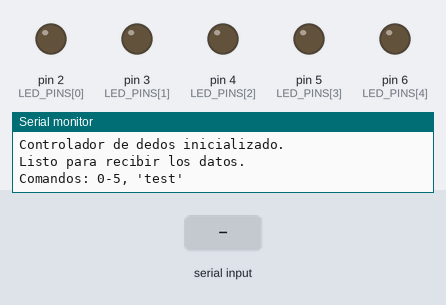
The program below on a simulated Arduino Uno, built with avr-gcc and run on an emulated ATmega328P. On the bench: output pins drawn as LEDs (lit = HIGH), the last lines printed to the serial monitor. The test bench sets the inputs (shaded band).

Above: at 1.2 s.
1.3 s: "test\n" received over Serial
At 2.2 s:
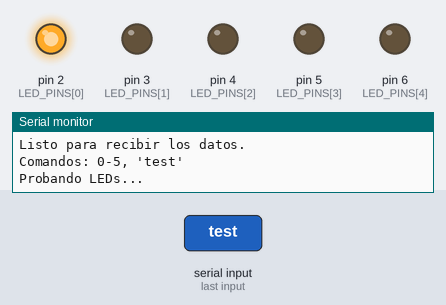
At 2.7 s:
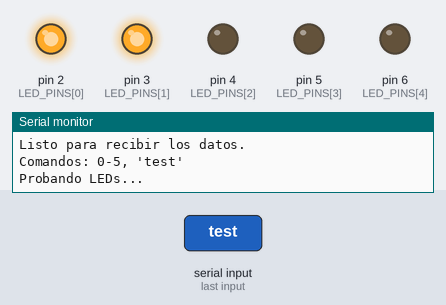
5.8 s: "5\n" received over Serial
At 7.0 s:
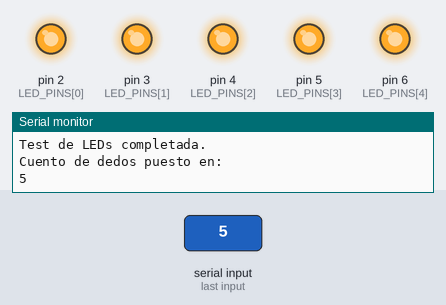
Timing chart, 0 to 8.8 s (numbered marks = the images above; inputs shaded):
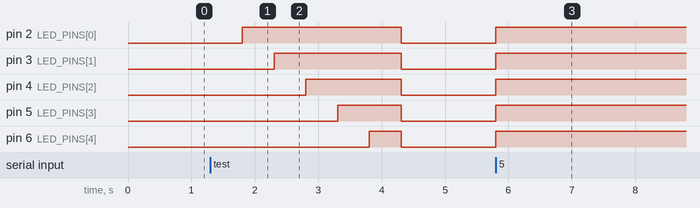

The program:

main.cpp
```cpp
#include <Arduino.h>
#include "f_controller.h"


// Definir pines para LEDs
const int FController::LED_PINS[5] ={2, 3, 4, 5, 6};

// Constructor
FController::FController() : currentFCount(0) {}


// Iniciar
void FController::begin() {
  for (int i = 0; i < NUM_LEDS; i++) {

    pinMode(LED_PINS[i], OUTPUT);
    digitalWrite(LED_PINS[i], LOW);
  }
  Serial.println("Controlador de dedos inicializado.");
}

// Contador
void FController::setFCount(int count){
  if (count >= 0 && count <=5){
    currentFCount = count;
    updateLEDs();
  }
}

// Establecer la cantidad de dedos
void FController::updateLEDs(){
  for (int i = 0; i < NUM_LEDS; i++) {
    if (i < currentFCount) {
      digitalWrite(LED_PINS[i], HIGH);
    }else {
      digitalWrite(LED_PINS[i], LOW);
    }
  }
}

// Test de LEDs
void FController::testLEDs() {
  Serial.println("Probando LEDs...");
  for(int i = 0; i <= 5; i++) {
    setFCount(i);
    delay(500);
  }
  setFCount(0);
  Serial.println("Test de LEDs completada. ");
}

// Getter
int FController::getCurrentFCount() const {
  return currentFCount;
}

// Variable globales
FController fController;
String inputString = "";
bool stringComplete = false;

void setup() {
  Serial.begin(9600);
  Serial.println("--- Contador Arduino ---");

  fController.begin();

  Serial.println("Listo para recibir los datos.");
  Serial.println("Comandos: 0-5, 'test'");
}

void loop() {
  // Procesar los datos del puerto de serie
  if (stringComplete) {
    inputString.trim();

    if(inputString == "test"){
      fController.testLEDs();
    } else {
      int fCount = inputString.toInt();
      if (fCount >= 0 && fCount <= 5){
        fController.setFCount(fCount);
        Serial.println("Cuento de dedos puesto en: ");
        Serial.println(fCount);
      } else {
          Serial.println("Cuenta de dedos invalida. Utilice apenas entre 1 a 5 dedos.");
      }
    }

    //Limpiar string
    inputString = "";
    stringComplete = false;
  }
}

// Evento de recepcion de serie
void serialEvent() {
  while (Serial.available()) {
    char inChar = (char)Serial.read();
    if (inChar == '\n') {
      stringComplete = true;
    }else {
      inputString += inChar;
    }
  }
}
```

f_controller.h
```cpp
#ifndef F_CONTROLLER_H
#define F_CONTROLLER_H

#include <Arduino.h>

class FController {
private:
    static const int LED_PINS[5];
    static const int NUM_LEDS = 5;
    int currentFCount;

public:
    FController();
    void begin();
    void setFCount(int count);
    void updateLEDs();
    void testLEDs();

    int getCurrentFCount() const;
};

#endif
```

Measured:
- after the input at 1.3 s, pin 2 (LED_PINS[0]): LOW → HIGH after 0.51 s, → LOW 2.5 s later; pin 3 (LED_PINS[1]): LOW → HIGH after 1.0 s, → LOW 2.0 s later; pin 4 (LED_PINS[2]): LOW → HIGH after 1.5 s, → LOW 1.5 s later; pin 5 (LED_PINS[3]): LOW → HIGH after 2.0 s, → LOW 1.0 s later; pin 6 (LED_PINS[4]): LOW → HIGH after 2.5 s, → LOW 0.50 s later
- after the input at 5.8 s, pin 2 (LED_PINS[0]), pin 3 (LED_PINS[1]), pin 4 (LED_PINS[2]), pin 5 (LED_PINS[3]), pin 6 (LED_PINS[4]): LOW → HIGH at once
